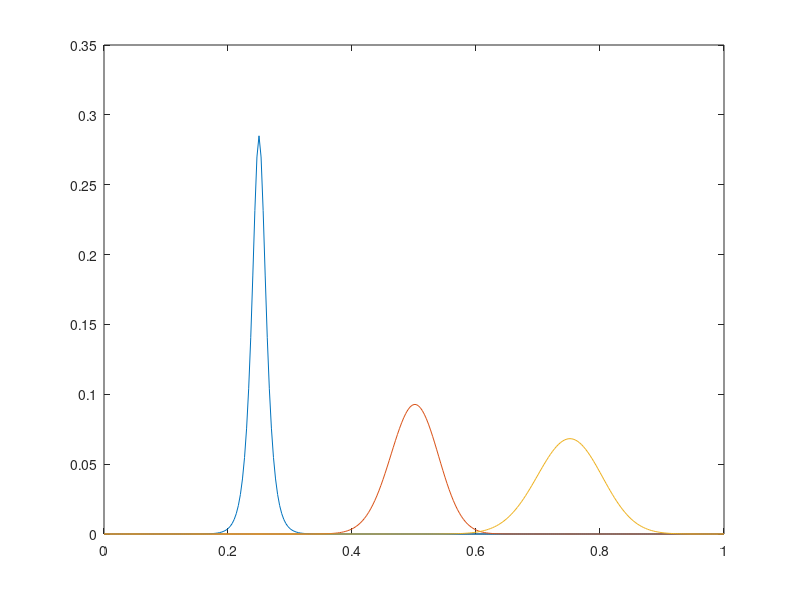
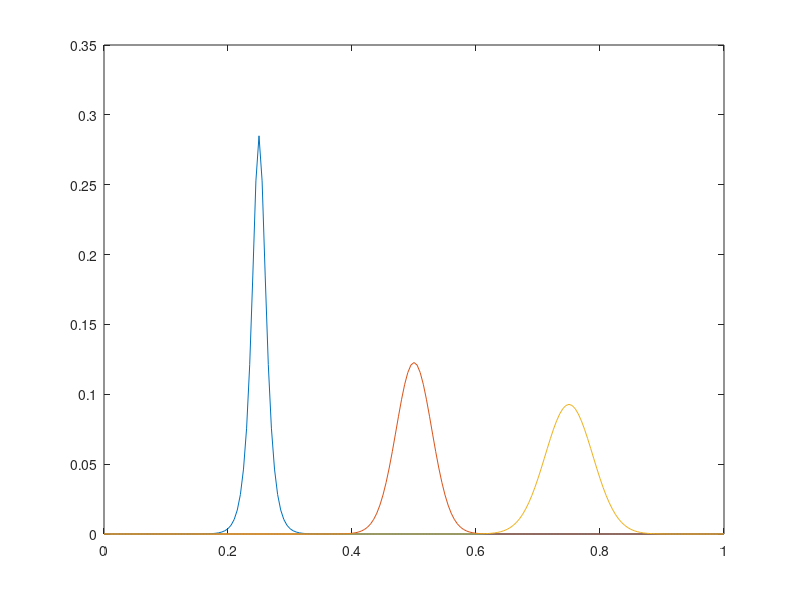
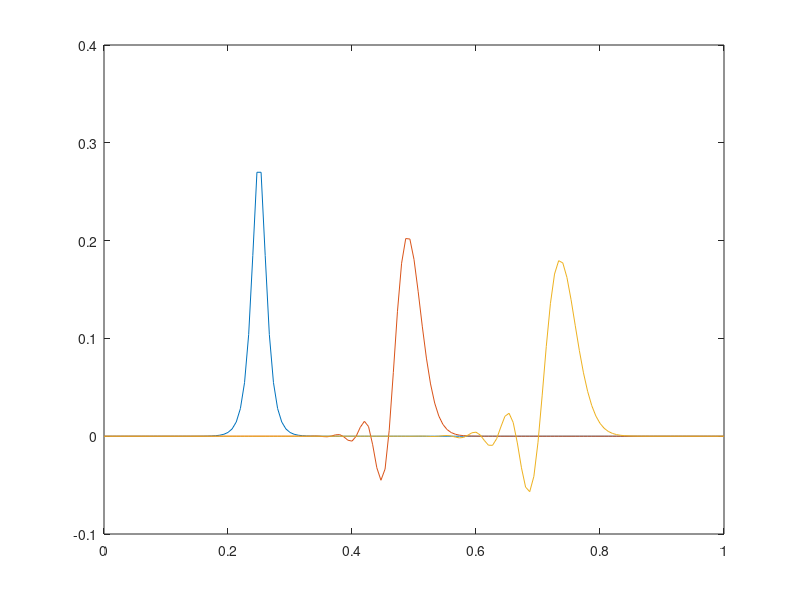

Recreate these plots in MATLAB, in order.
%... The MatMol Group (2016)
%... Stability analysis of the advection-diffusion equation using the
%... implicit Euler IVP solver and a downwind finite difference scheme
%... Dt is kept constant and Dz changes
    close all
    clear all

%... General parameters
    nu  = 1;
    D   = 0.005;
    sig = 0.5;
    th1 = 0 : 0.001 : 2*pi;

%... SOLUTION WITH dz = 2*D/(3*nu)
%... Spatial grid
    dz    = 2*D/(3*nu);
    z_2D  = 0 : dz : 1;
    n     = length(z_2D);
    th_2D = 100*(z_2D-0.25);

%... Initial conditions
    x0    = (0.57)./(exp(th_2D)+exp(-th_2D));
    x0_2D = x0;

%... Time parameters
    dt   = dz/(2*nu);
    time = 0 : dt : 1;
    beta = D*dt/(dz^2);

%... At time 0.25
    i1 = find(abs(time-.25) <= dt/2);
    for i = 2 : i1
        x1(1)     = 0;
        x1(2:n-1) = beta*x0(1:n-2)+(1+sig-2*beta)*x0(2:n-1)+(beta-sig)*x0(3:n);
        x1(n)     = 0;
        x0        = x1;
    end
    x1_2D = x1;

%... At time 0.5
    i2 = find(abs(time-.50) <= dt/2);
    for i = i1+1 : i2
        x2(1)     = 0;
        x2(2:n-1) = beta*x0(1:n-2)+(1+sig-2*beta)*x0(2:n-1)+(beta-sig)*x0(3:n);
        x2(n)     = 0;
        x0        = x2;
    end
    x2_2D = x2;

%... Eigenvalue loci
    vp_2D    = (-sig+2*beta)*(cos(th1)-1)-j*sig*sin(th1);
    re_vp_2D = real(vp_2D);
    im_vp_2D = imag(vp_2D);
    
%... Plot the results
    figure(1)
    plot(z_2D,[x0_2D;x1_2D;x2_2D])
    
%... Clear some workspace variables
    clear x0 x1 x2 dz z_2D n th_2D x0_2D x1_2D x2_2D vp_2D re_vp_2D im_vp_2D i i1 i2 dt beta time


%...========================================================
%... SOLUTION WITH dz = 3*D/(3*nu)
%... Spatial grid
    dz    = 3*D/(3*nu);
    z_3D  = 0 : dz : 1;
    n     = length(z_3D);
    th_3D = 100*(z_3D-0.25);

%... Initial conditions
    x0    = (0.57)./(exp(th_3D)+exp(-th_3D));
    x0_3D = x0;

%... Time parameters
    dt   = dz/(2*nu);
    time = 0 : dt : 1;
    beta = D*dt/(dz^2);

%... At time 0.25
    i1 = find(abs(time-.25) <= dt/2);
    for i = 2 : i1
        x1(1)     = 0;
        x1(2:n-1) = beta*x0(1:n-2)+(1+sig-2*beta)*x0(2:n-1)+(beta-sig)*x0(3:n);
        x1(n)     = 0;
        x0        = x1;
    end
    x1_3D = x1;

%... At time 0.5
    i2 = find(abs(time-.50) <= dt/2);
    for i = i1+1 : i2
        x2(1)     = 0;
        x2(2:n-1) = beta*x0(1:n-2)+(1+sig-2*beta)*x0(2:n-1)+(beta-sig)*x0(3:n);
        x2(n)     = 0;
        x0        = x2;
    end
    x2_3D = x2;

%... Eigenvalue loci
    vp_3D    = (-sig+2*beta)*(cos(th1)-1)-j*sig*sin(th1);
    re_vp_3D = real(vp_3D);
    im_vp_3D = imag(vp_3D);
%... Plot the results
    figure(2)
    plot(z_3D,[x0_3D;x1_3D;x2_3D])
%... Clear some workspace variables
    clear x0 x1 x2 dz z_3D n th_3D x0_3D x1_3D x2_3D vp_3D re_vp_3D im_vp_3D i i1 i2 dt beta time




%... SOLUTION WITH dz = 4*D/(3*nu)
%... Spatial grid
    dz    = 4*D/(3*nu);
    z_4D  = 0 : dz : 1;
    n     = length(z_4D);
    th_4D = 100*(z_4D-0.25);

%... Initial conditions
    x0    = (0.57)./(exp(th_4D)+exp(-th_4D));
    x0_4D = x0;

%... Time parameters
    dt   = dz/(2*nu);
    time = 0 : dt : 1;
    beta = D*dt/(dz^2);

%... At time 0.25
    i1 = find(abs(time-.25) <= dt/2);
    for i = 2 : i1
        x1(1)     = 0;
        x1(2:n-1) = beta*x0(1:n-2)+(1+sig-2*beta)*x0(2:n-1)+(beta-sig)*x0(3:n);
        x1(n)     = 0;
        x0        = x1;
    end
    x1_4D = x1;

%... At time 0.5
    i2 = find(abs(time-.50) <= dt/2);
    for i = i1+1 : i2
        x2(1)     = 0;
        x2(2:n-1) = beta*x0(1:n-2)+(1+sig-2*beta)*x0(2:n-1)+(beta-sig)*x0(3:n);
        x2(n)     = 0;
        x0        = x2;
    end
    x2_4D = x2;

%... Eigenvalue loci
    vp_4D    = (-sig+2*beta)*(cos(th1)-1)-j*sig*sin(th1);
    re_vp_4D = real(vp_4D);
    im_vp_4D = imag(vp_4D);
%... Plot the results
    figure(3)
    plot(z_4D,[x0_4D;x1_4D;x2_4D])
%... Clear some workspace variables
    clear x0 x1 x2 dz z_4D n th_4D x0_4D x1_4D x2_4D vp_4D re_vp_4D im_vp_4D i i1 i2 dt beta time

